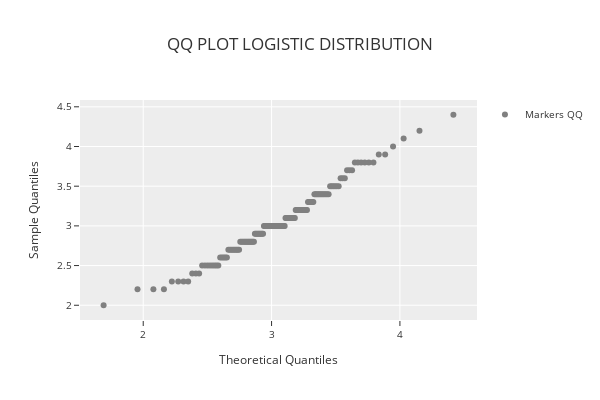

The notebook cell saved with this chart:
### Code cell
phi.qq_plot("logistic")

### Figure 1 — Plotly figure (JSON) as saved in the notebook; plotly's stock layout.template omitted (floating-point values rounded to 4 significant figures; data arrays with more than 128 entries replaced by an {"elided": "..."} marker saying what was removed)
{"data": [{"marker": {"color": "rgba(128,128,128,1)", "size": 6}, "mode": "markers", "name": "Markers QQ", "showlegend": true, "type": "scatter", "x": {"elided": "150 float values"}, "y": {"elided": "150 float values"}}], "layout": {"height": 400, "legend": {"font": {"size": 10}, "orientation": "v", "title": {"font": {"size": 10}}, "xanchor": "left", "y": 1, "yanchor": "auto"}, "title": {"text": "QQ PLOT LOGISTIC DISTRIBUTION"}, "width": 600, "xaxis": {"tickfont": {"size": 10}, "title": {"font": {"size": 12}, "text": "Theoretical Quantiles"}}, "yaxis": {"tickfont": {"size": 10}, "title": {"font": {"size": 12}, "text": "Sample Quantiles"}}}}
